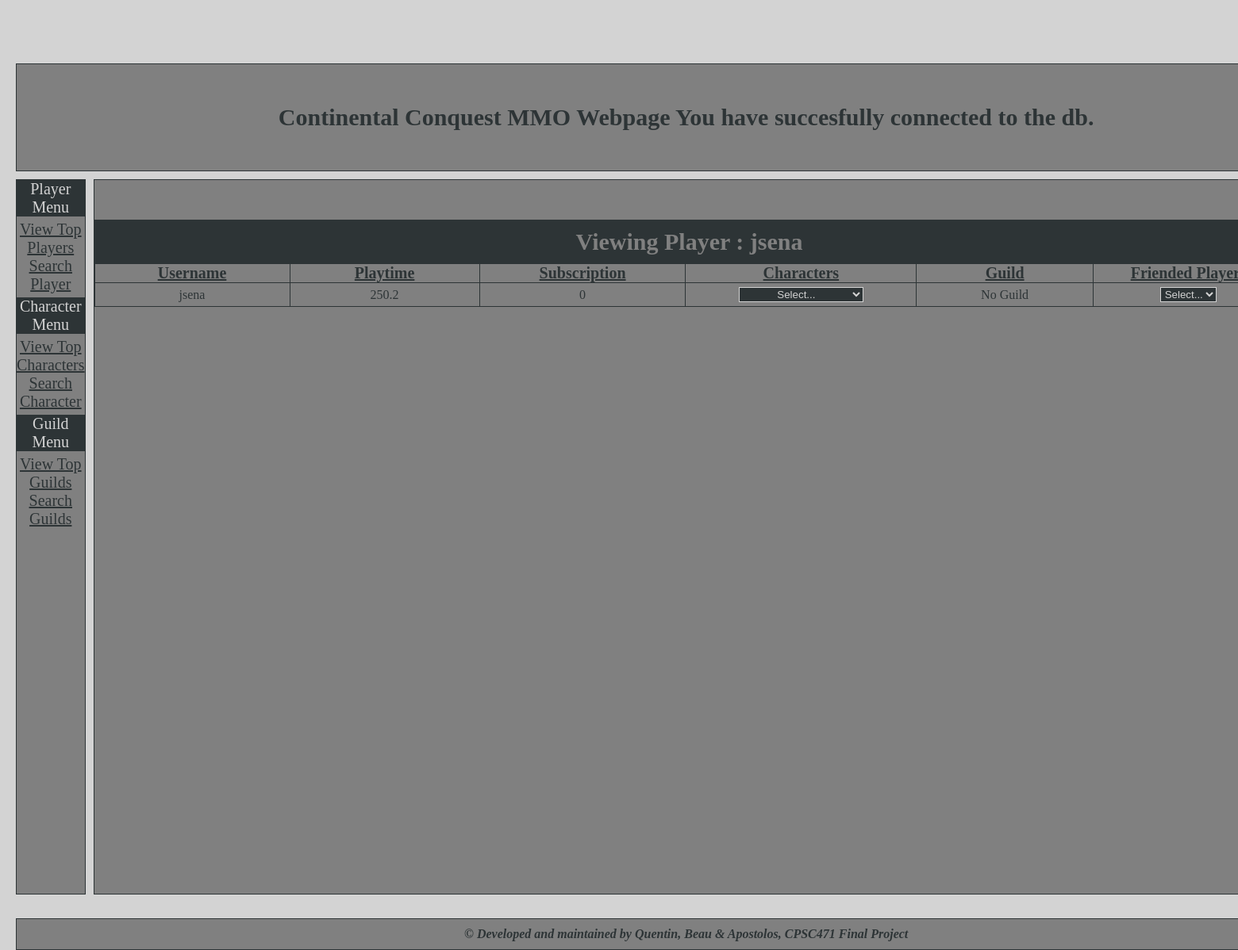
The page /viewplayer.php?acct_id=2 on the database as committed earlier.
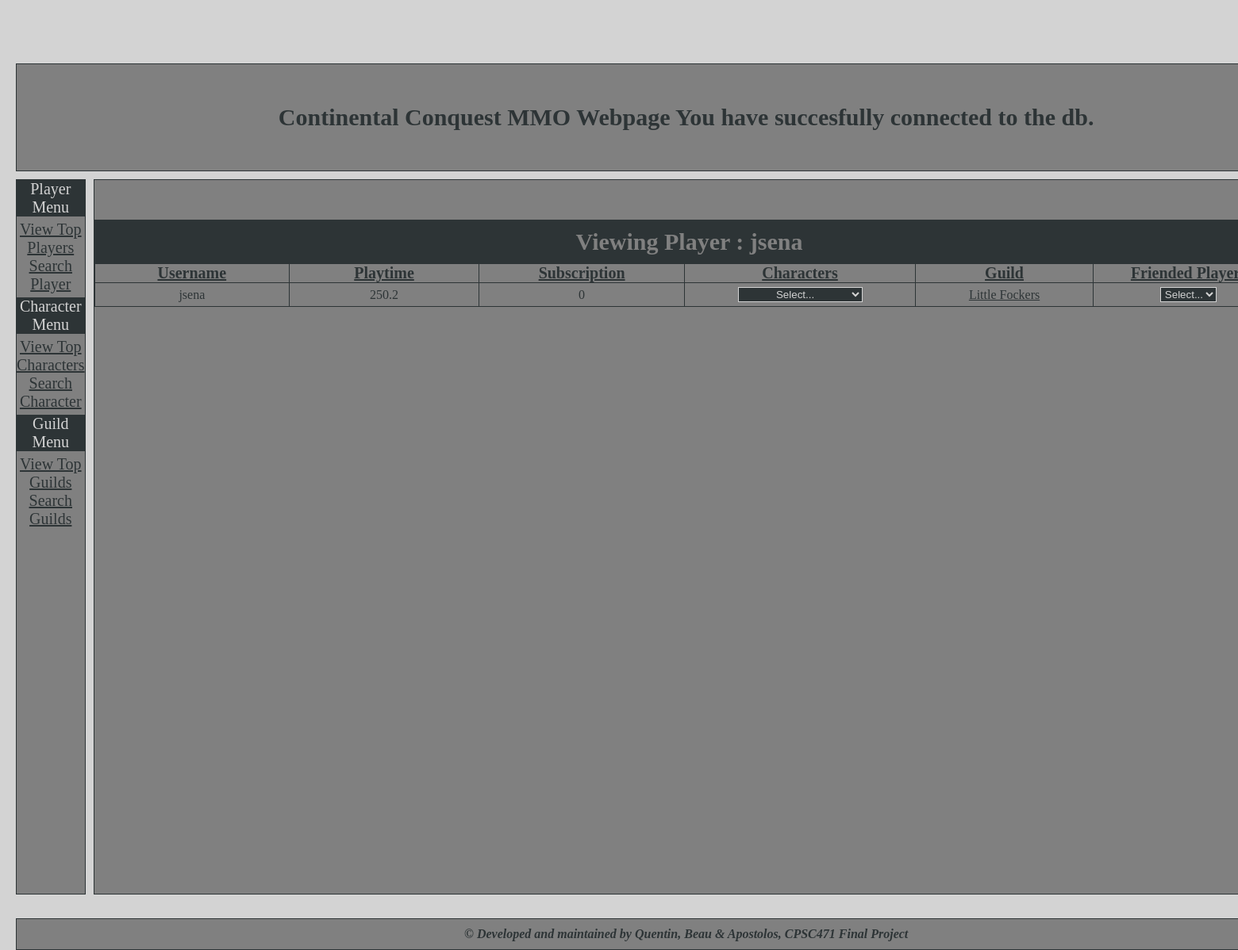
The same page on the database as committed later.
### tables this page shows
CREATE TABLE PLAYERS (
	Player_ID INTEGER NOT NULL,
    Playtime VARCHAR(30) NOT NULL,
    Sub_status TINYINT(1) NOT NULL,
	Guild VARCHAR(30) DEFAULT NULL,
    PRIMARY KEY (Player_ID),
    FOREIGN KEY (Player_ID) REFERENCES USERS (Acct_ID)
);

CREATE TABLE USERS (
	Acct_ID INTEGER auto_increment,
	Fname VARCHAR(20) NOT NULL,
	Lname VARCHAR(20) NOT NULL,
	Username VARCHAR(20) NOT NULL,
    Password VARCHAR(16) NOT NULL,
	Birthday DATE NOT NULL,
	Email VARCHAR(40) NOT NULL,
	PRIMARY KEY (Acct_ID)
);

### include/functions.php (called while the page is built, shortened)
<?php
    class Database {
        public $is_connected;
        function init_connection($servername, $db, $username, $password) {
            $this->connection = mysqli_connect($servername, $username, $password, $db);
            if(mysqli_connect_errno($this->connection)) {
                $this->is_connected = false;
            } else {
                $this->is_connected = true;
            }
        }
        function is_connected() {
            return $this->is_connected;
        }
    }
?>

### viewplayer.php (the view, shortened to what this page needs)
<?php
    include 'include/header.php';
    include 'include/left-menu.php';
    if(isset($_POST["acct_id"])) {
        $acct_id = $_POST["acct_id"];
    } else {
        $acct_id = $_GET["acct_id"];
    }
    $stmt = $db->connection->prepare('SELECT * FROM PLAYERS, USERS WHERE Player_ID = ? AND Player_ID=Acct_ID');
    $stmt->bind_param('i', $acct_id);
    $stmt->execute();
    $result = $stmt->get_result();
?>
                <div class="center">
                    <div id="center-content">
                        <table id="table_players">
                            <tr class="table_players_row">
                                <td class="table_players_data" id="table_players_title" colspan="8" >
                                    Viewing Player :
                                    <?php
                                        if ($result->num_rows == 0) {
                                            echo "<br/>Player not found.";
                                        } else {
                                            $row = $result->fetch_row();
                                            echo $row[7];
                                        ?>
                                </td>
                            </tr>
                            <tr class="table_players_row">
                                <td class="table_players_header_data">
                                    Username
                                </td>
                                <td class="table_players_header_data">
                                    Playtime
                                </td>
                                <td class="table_players_header_data">
                                    Subscription
                                </td>
                                <td class="table_players_header_data">
                                    Characters
                                </td>
                                <td class="table_players_header_data">
                                    Guild
                                </td>
                                <td class="table_players_header_data">
                                    Friended Players
                                </td>
                            </tr>
                            <?php
                                echo "  <tr class='table_players_row'>
                                            <td class='table_players_data'>
                                                ".$row[7]."
                                            </td>
                                            <td class='table_players_data'>
                                                ".$row[1]."
                                            </td>
                                            <td class='table_players_data'>
                                                ".$row[2]."
                                            </td>
                                            <td class='table_players_data'>
                                ";
                                $stmt = $db->connection->prepare('SELECT * FROM CHARACTERS WHERE Acct_ID = ?');
                                $stmt->bind_param('i', $row[0]);
                                $stmt->execute();
                                $characters = $stmt->get_result();
                                if($characters->num_rows != 0) {
                                ?>  <form method="post">
                                        <select class="input-fields" id="view-character-selector" onchange="this.options[this.selectedIndex].value && (window.location = this.options[this.selectedIndex].value);">
                                            <?php
                                                echo "<option>Select...</option>";
                                            ?>
                                        </select>
                                    </form>
                                <?php
                                } else {
                                    echo "No Characters";
                                }
                            ?>
                                    </td>
                                    <td class='table_players_data'>
                                        <?php
                                        if($row[3] != "") {
                                            echo "<a href='viewguild?ID=".$row[3]."'>".$row[3]."</a>";
                                        } else {
                                            echo "No Guild";
                                        }
                                        ?>
                                    </td>
                                    <td class='table_players_data'>
                                    <?php
                                        $stmt = $db->connection->prepare('SELECT * FROM FRIEND_LIST, PLAYERS, USERS WHERE FRIEND_LIST.Acct_ID = ? AND Friend_ID = Player_ID AND Player_ID=USERS.Acct_ID;');
                                        $stmt->bind_param('i', $row[0]);
                                        $stmt->execute();
                                        $friends = $stmt->get_result();
                                        if($friends->num_rows != 0) {
                                            ?>  <form method="post">
                                                    <select class="input-fields" id="view-friend-selector" onchange="this.options[this.selectedIndex].value && (window.location = this.options[this.selectedIndex].value);">
                                                        <?php
                                                            echo "<option>Select...</option>";
                                                        ?>
                                                    </select>
                                                </form>
                                            <?php
                                            } else {
                                                echo "No Friends";
                                            }
                                    ?>
                                    </td>
                                </tr>
                            </table>
                            <br/>
                            <br/>
                        <?php } ?>
                    </div>
                </div>
<?php
    include 'include/footer.php';
?>

### include/header.php (shortened to what this page needs)
<?php
    include 'include/functions.php';
    $db = new Database();
    $db -> init_connection('localhost', 'CONTINENTAL_CONQUEST', 'ensf409', 'ensf409');
?>
<!DOCTYPE html>
<html>
    <head>
        <link rel="stylesheet" href="include/theme.css">
    </head>
    <body>
        <div class="grid-container">
            <div class="top">
                <div id="web-header">
                    Continental Conquest MMO Webpage
                    <?php
                        if($db->is_connected()) {
                            echo "You have succesfully connected to the db.";
                        } else {
                            echo "You were not able to connect to the db.";
                        }
                    ?>
                </div>
            </div>

### include/left-menu.php (shortened to what this page needs)
<div class="left">
    <div class="menu-header">
        Player Menu
    </div>
    <div class="menu-content">
        <a href="topplayers.php">View Top Players</a><br>
        <a href="searchplayer.php">Search Player</a><br>
    </div>
    <div class="menu-header">
        Character Menu
    </div>
    <div class="menu-content">
        <a href="topcharacters.php">View Top Characters</a><br>
        <a href="searchcharacter.php">Search Character</a><br>
    </div>
    <div class="menu-header">
        Guild Menu
    </div>
    <div class="menu-content">
        <a href="topguilds.php">View Top Guilds</a><br>
        <a href="searchguild.php">Search Guilds</a><br>
    </div>
</div>

### include/footer.php (shortened to what this page needs)
            <div class="bottom">
                <div class="text_wrapper">
                    &copy Developed and maintained by Quentin, Beau & Apostolos, CPSC471 Final Project
                </div>
        </div>
    </body>
</html>

### include/theme.css (style rules this page uses)
html { height: 100%; color: #2D3436; background-color:lightgray; }
body { min-height: 100%; margin: 0; }
.top { grid-area: header; border:1px solid #2D3436; margin-left: 20px; margin-right: 20px; min-height: 100px; }
.left { margin-left: 20px; grid-area: left-menu; border:1px solid #2D3436; }
.center { grid-area: main; border:1px solid #2D3436; min-height: 900px; }
.bottom { grid-area: footer; border:1px solid #2D3436; margin-top: 20px; margin-left: 20px; margin-right: 20px; font-style: italic; font-weight: bold; }
.text_wrapper { padding-top: 10px; padding-bottom: 10px; font-size: 16px; }
#web-header { padding: 50px; font-size: 30px; font-weight: bold; }
#center-content { margin-top: 50px; margin-left: auto; margin-right: auto; margin-bottom:auto; width: 1500px; text-align: center; }
.menu-header { background-color:#2D3436; color:lightgray; }
.menu-content { margin-top: 5px; margin-bottom: 5px; }
.grid-container { display: grid; grid-template-areas: 'header header header header header header' 'left-menu main main main main right-menu' 'footer footer footer footer footer footer'; grid-gap: 10px; background-color:lightgray; margin-top: 80px; }
.grid-container > div { background-color:gray; text-align: center; padding: 0px; font-size: 20px; }
a:link { color: #2D3436; }
#table_players { border: 1px solid #2D3436; border-collapse: collapse; margin-left: auto; margin-right: auto; margin-bottom:auto; }
#table_players_title { padding-top: 10px; padding-bottom:10px; font-weight:bold; font-size: 30px; background-color:#2D3436; color:gray; }
.table_players_header_data { border: 1px solid #2D3436; margin: 0; padding: 0; width : 500px; font-size: 20px; font-weight: bold; text-decoration: underline; }
.table_players_data { border: 1px solid #2D3436; margin: 0; padding-top: 5px; padding-bottom: 5px; width : 500px; font-size: 16px; }
.input-fields { background-color:#2D3436; border: 1px solid lightgray; color: lightgray; text-align: center; }

Rows that differ between the two databases and show on the page:
changed players "jsena": Guild (not shown) → "Little Fockers"
Other text that changed with them:
text no longer shown: "No Guild"
